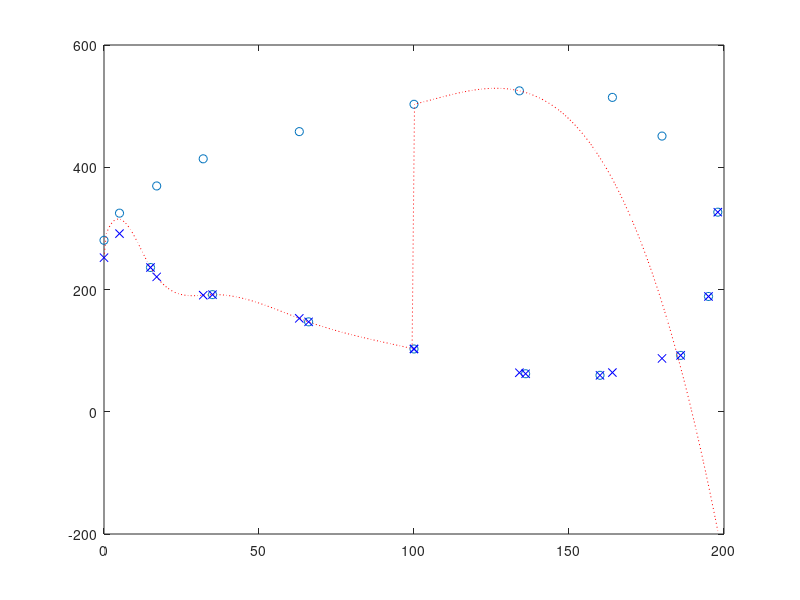

Source code (MATLAB):
x=[100 134 164 180 198 195 186 160 136 100 66 35 15 0 5 17 32 63];
y=[503 525 514.3 451 326.5 188.6 92.2 59.6 62.2 102.7 147.1 191.6 236.0 280.5 324.9 369.4 413.8 458.3];
csape(x,y,'periodic')
plot(x,y,'o');hold on
fnplt(csape(x,y,'periodic'),'r:');hold off;
